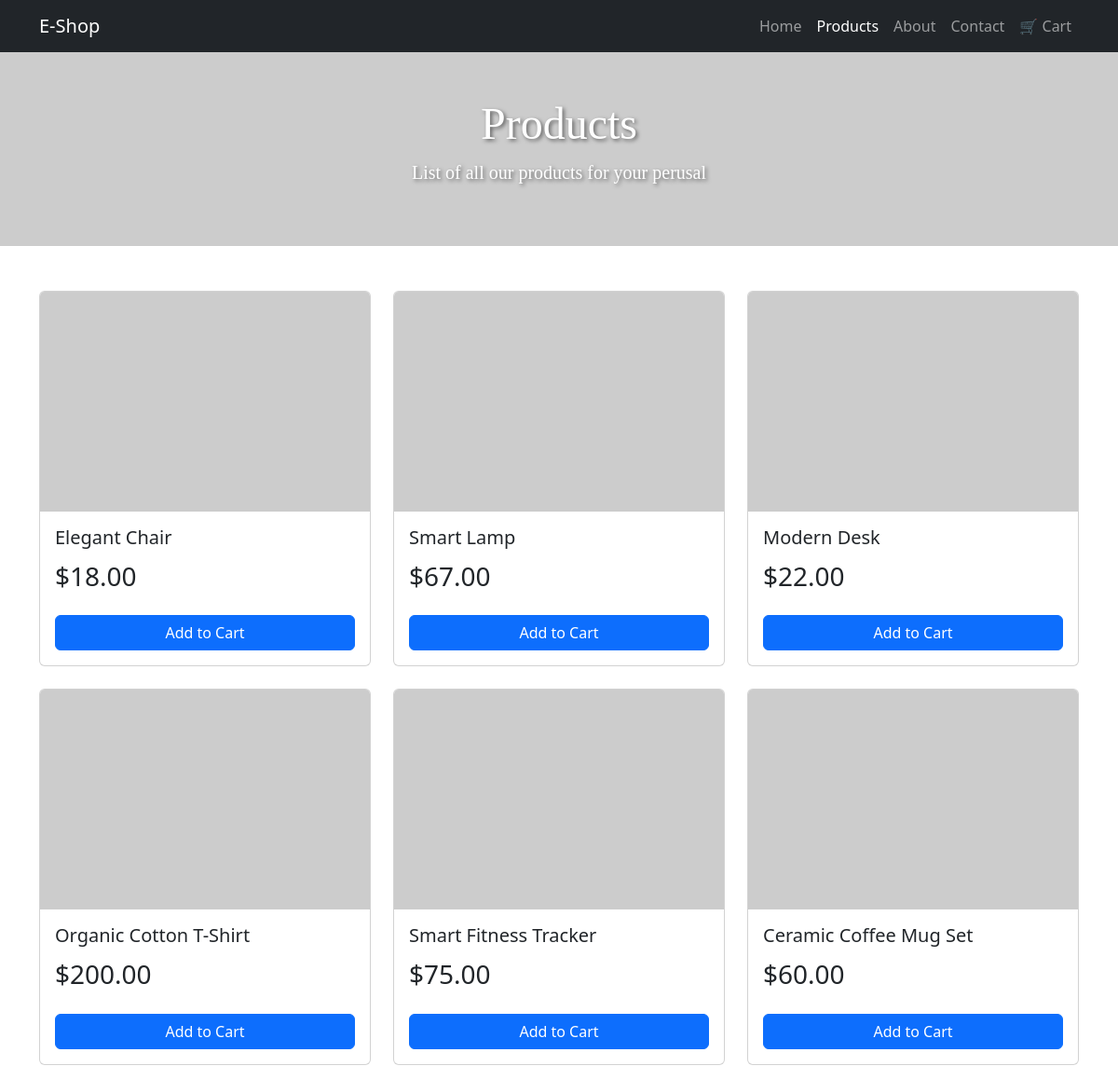
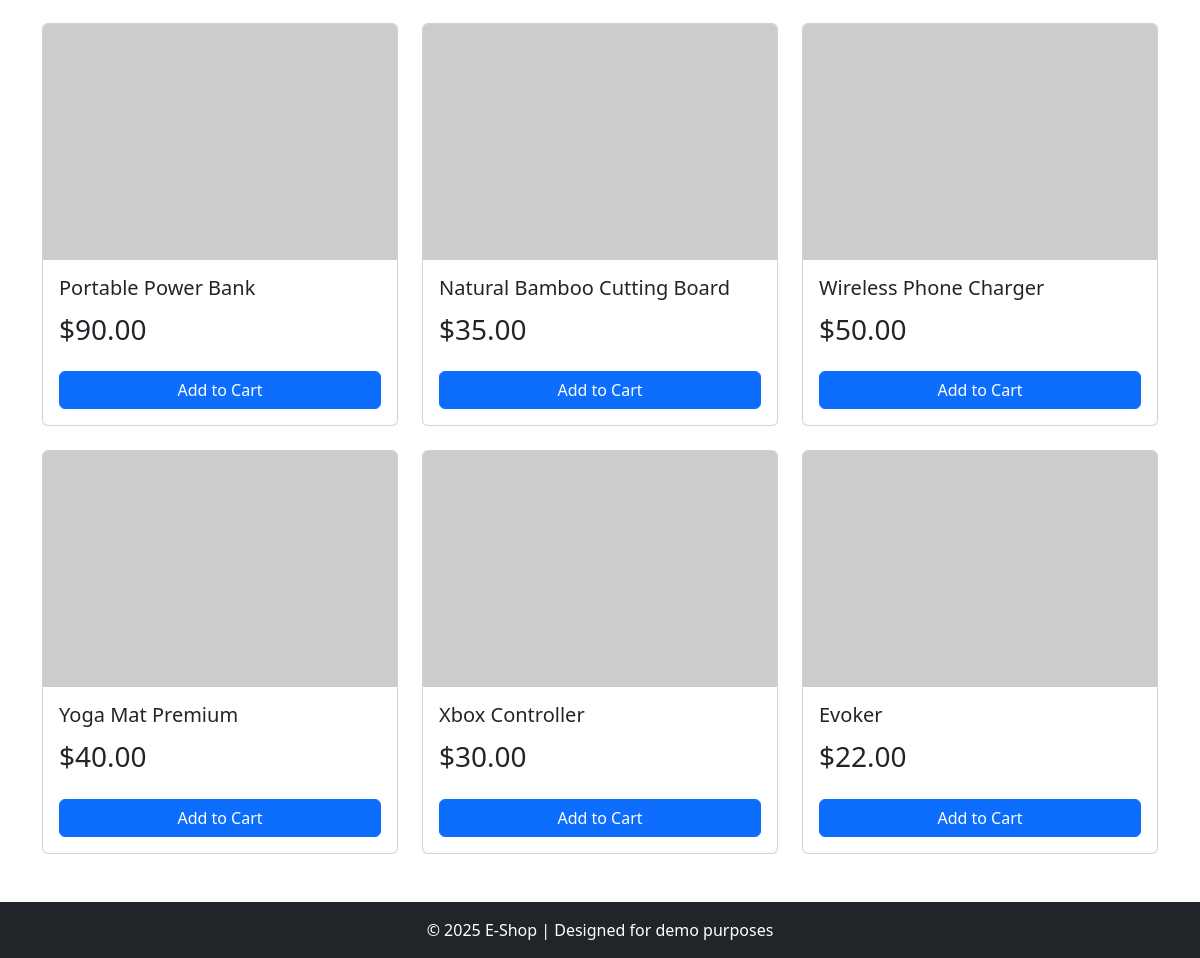
/products.php, run on the app's committed database (2 pictures, top to bottom).
### tables this page shows
CREATE TABLE `products` (
  `id` int(11) NOT NULL AUTO_INCREMENT,
  `prod_name` varchar(255) DEFAULT NULL,
  `stock` int(11) DEFAULT NULL,
  `info` text DEFAULT NULL,
  PRIMARY KEY (`id`)
);

### misc/rand_products.php (the view, shortened to what this page needs)
<!DOCTYPE html>
<html lang="en">
<head>
    <link href="styles.css" rel="stylesheet">
</head>
<body>
</body>
</html>
<?php
include "database.php";
$sql1 = "SELECT COUNT(*) as total from products";
$result = mysqli_query($conn, $sql1);
$row = mysqli_fetch_assoc($result);
$total_amount_products = $row['total'];
function allProducts()
{
    global $total_amount_products, $conn;
    echo "<div class=\"row g-4\">";
    for ($i = 1; $i <= $total_amount_products; $i++) {
        $query = "SELECT * FROM products WHERE id = {$i}";
        $result = mysqli_query($conn, $query);
        $row = mysqli_fetch_assoc($result);
        $link = "https://picsum.photos/300/200?product" . $i;
        if ($row) {
            $id = $row['id'];
            $price = $row['stock'];
            $prod_name = $row['prod_name'];
            echo "<div class=\"col-md-4\">
                <div class=\"card h-100\">
                    <img src=\"{$link}\" class=\"card-img-top\" alt=\"Product {$id}\">
                    <div class=\"card-body\">
                        <h5 class=\"card-title\">{$prod_name}</h5>
                        <p class=\"card-text\">\${$price}.00</p>
                        <a href=\"#\" class=\"btn btn-primary w-100\">Add to Cart</a>
                    </div>
                </div>
              </div>";
        }
    }
    echo "</div>";
}
?>

### products.php (shortened to what this page needs)
<!DOCTYPE html>
<html lang="en">
<head>
<link href="styles.css" rel="stylesheet">
</head>
<body>
    <nav class="navbar navbar-expand-lg navbar-dark bg-dark">
        <div class="container">
            <a class="navbar-brand" href="index.php">E-Shop</a>
            <div class="collapse navbar-collapse">
                <ul class="navbar-nav ms-auto">
                    <li class="nav-item"><a class="nav-link" href="index.php">Home</a></li>
                    <li class="nav-item"><a class="nav-link active" href="products.php">Products</a></li>
                    <li class="nav-item"><a class="nav-link" href="about.php">About</a></li>
                    <li class="nav-item"><a class="nav-link" href="contact.php">Contact</a></li>
                    <li class="nav-item"><a class="nav-link" href="cart.php">🛒 Cart</a></li>
                </ul>
            </div>
        </div>
    </nav>
    <header class="text-center text-white py-5 bg-dark"
        style="background:url('https://picsum.photos/1200/400?business') center/cover no-repeat;">
        <div class="container">
            <h1 class="display-4" id="hero-title">Products</h1>
            <p class="lead" id="hero-subtitle">List of all our products for your perusal</p>
        </div>
    </header>
    <section class="fs-3 py-5">
        <div class="container">
            <?php
                include "misc/rand_products.php";
                allProducts();
            ?>
        </div>
    </section>
    <footer class="bg-dark text-white text-center py-3">
        <p class="mb-0">© 2025 E-Shop | Designed for demo purposes</p>
    </footer>
</body>
</html>

### styles.css (style rules this page uses)
#hero-title { font-family: Jetbrains Mono; font-size: 3rem; color: #ffffff; text-shadow: 2px 2px 4px rgba(0, 0, 0, 0.538); }
#hero-subtitle { font-family: Jetbrains Mono; color: #ffffff; text-shadow: 2px 2px 4px rgba(0, 0, 0, 0.538); }

### data on the page
products: prod_name "Elegant Chair", stock "18"
products: prod_name "Smart Lamp", stock "67"
products: prod_name "Modern Desk", stock "22"
products: prod_name "Organic Cotton T-Shirt", stock "200"
products: prod_name "Smart Fitness Tracker", stock "75"
products: prod_name "Ceramic Coffee Mug Set", stock "60"
products: prod_name "Portable Power Bank", stock "90"
products: prod_name "Natural Bamboo Cutting Board", stock "35"
products: prod_name "Wireless Phone Charger", stock "50"
products: prod_name "Yoga Mat Premium", stock "40"
products: prod_name "Xbox Controller", stock "30"
products: prod_name "Evoker", stock "22"
